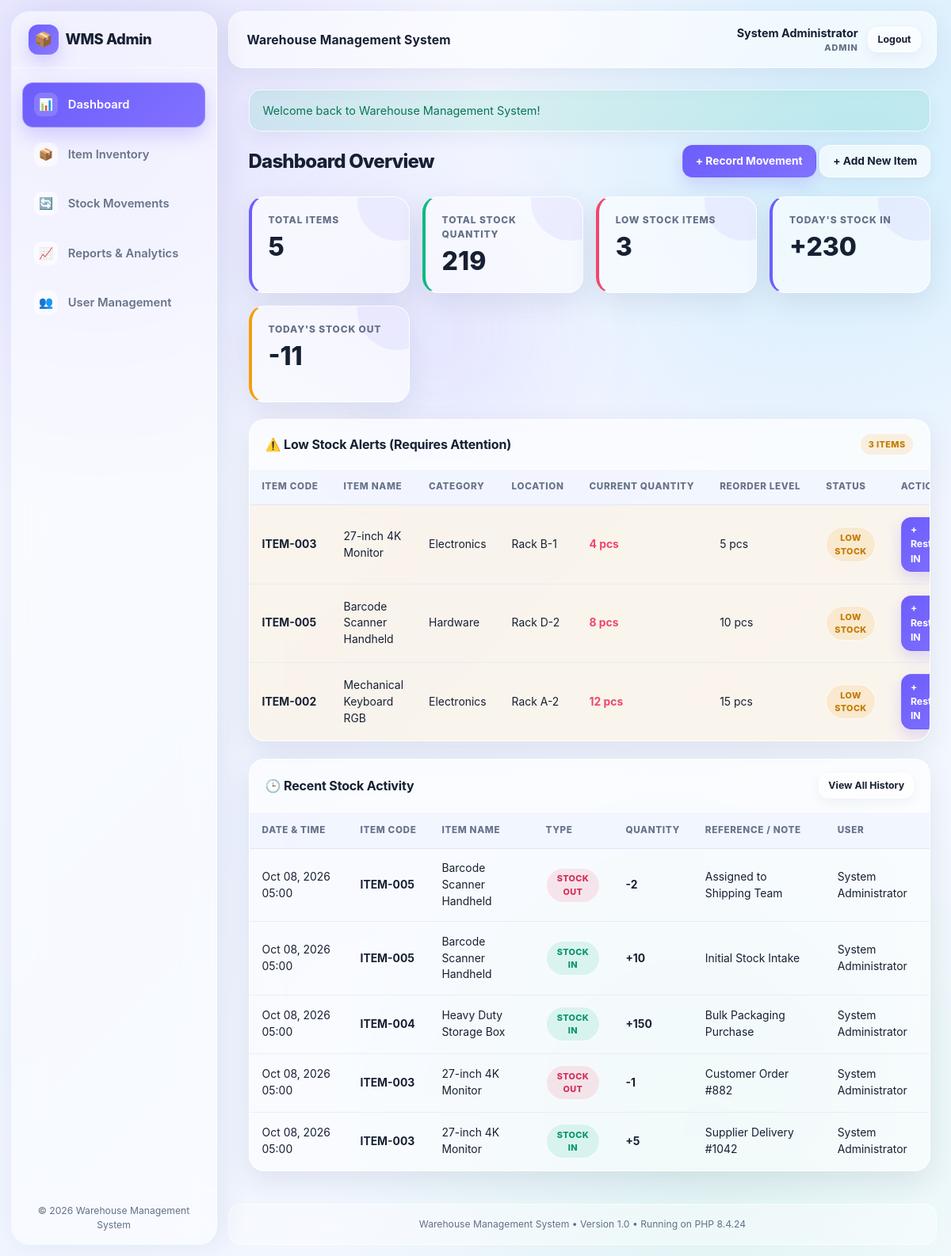
Page /admin/dashboard.php (signed in) on the committed database.
### tables this page shows
CREATE TABLE IF NOT EXISTS `users` (
  `id` INT UNSIGNED AUTO_INCREMENT PRIMARY KEY,
  `full_name` VARCHAR(100) NOT NULL,
  `username` VARCHAR(50) NOT NULL UNIQUE,
  `password_hash` VARCHAR(255) NOT NULL,
  `role` ENUM('admin', 'user') NOT NULL DEFAULT 'user',
  `is_active` TINYINT(1) NOT NULL DEFAULT 1,
  `created_at` DATETIME NOT NULL DEFAULT CURRENT_TIMESTAMP,
  `updated_at` DATETIME NOT NULL DEFAULT CURRENT_TIMESTAMP ON UPDATE CURRENT_TIMESTAMP,
  INDEX `idx_username` (`username`),
  INDEX `idx_role` (`role`)
);

CREATE TABLE IF NOT EXISTS `items` (
  `id` INT UNSIGNED AUTO_INCREMENT PRIMARY KEY,
  `item_code` VARCHAR(50) NOT NULL UNIQUE,
  `item_name` VARCHAR(150) NOT NULL,
  `category` VARCHAR(100) NOT NULL,
  `location` VARCHAR(100) NOT NULL,
  `quantity` INT NOT NULL DEFAULT 0,
  `unit` VARCHAR(20) NOT NULL DEFAULT 'pcs',
  `reorder_level` INT NOT NULL DEFAULT 5,
  `created_at` DATETIME NOT NULL DEFAULT CURRENT_TIMESTAMP,
  `updated_at` DATETIME NOT NULL DEFAULT CURRENT_TIMESTAMP ON UPDATE CURRENT_TIMESTAMP,
  CONSTRAINT `chk_quantity_nonnegative` CHECK (`quantity` >= 0),
  CONSTRAINT `chk_reorder_nonnegative` CHECK (`reorder_level` >= 0),
  INDEX `idx_item_code` (`item_code`),
  INDEX `idx_item_name` (`item_name`),
  INDEX `idx_category` (`category`),
  INDEX `idx_location` (`location`)
);

CREATE TABLE IF NOT EXISTS `stock_movements` (
  `id` INT UNSIGNED AUTO_INCREMENT PRIMARY KEY,
  `item_id` INT UNSIGNED NOT NULL,
  `movement_type` ENUM('IN', 'OUT') NOT NULL,
  `quantity` INT NOT NULL,
  `movement_date` DATETIME NOT NULL DEFAULT CURRENT_TIMESTAMP,
  `reference_note` VARCHAR(255) DEFAULT NULL,
  `created_by` INT UNSIGNED NOT NULL,
  `created_at` DATETIME NOT NULL DEFAULT CURRENT_TIMESTAMP,
  CONSTRAINT `fk_movements_item` FOREIGN KEY (`item_id`) REFERENCES `items` (`id`) ON DELETE RESTRICT ON UPDATE CASCADE,
  CONSTRAINT `fk_movements_user` FOREIGN KEY (`created_by`) REFERENCES `users` (`id`) ON DELETE RESTRICT ON UPDATE CASCADE,
  CONSTRAINT `chk_movement_quantity_positive` CHECK (`quantity` > 0),
  INDEX `idx_item_id` (`item_id`),
  INDEX `idx_movement_type` (`movement_type`),
  INDEX `idx_movement_date` (`movement_date`),
  INDEX `idx_created_by` (`created_by`)
);

### includes/functions.php (called while the page is built, shortened)
<?php
function e(?string $value): string {
    return htmlspecialchars($value ?? '', ENT_QUOTES | ENT_SUBSTITUTE, 'UTF-8');
}
function url(string $path = ''): string {
    $cleanPath = '/' . ltrim($path, '/');
    return BASE_PATH . $cleanPath;
}
function get_flash_messages(): array {
    $messages = $_SESSION['flash_messages'] ?? [];
    return $messages;
}
function format_number(int $number): string {
    return number_format($number);
}
function format_datetime(?string $datetime): string {
    return date('M d, Y H:i', strtotime($datetime));
}

### includes/auth.php (called while the page is built, shortened)
<?php
require_once __DIR__ . '/functions.php';
function is_logged_in(): bool {
    return isset($_SESSION['user_id']) && !empty($_SESSION['user_id']);
}
function current_user(): ?array {
    return [
        'id'        => $_SESSION['user_id'],
        'full_name' => $_SESSION['user_fullname'] ?? '',
        'username'  => $_SESSION['user_username'] ?? '',
        'role'      => $_SESSION['user_role'] ?? ''
    ];
}

### admin/dashboard.php (the view, shortened to what this page needs)
<?php
$pdo = getDBConnection();
$totalItemsStmt = $pdo->query('SELECT COUNT(*) FROM items');
$totalItems = (int)$totalItemsStmt->fetchColumn();
$totalStockStmt = $pdo->query('SELECT COALESCE(SUM(quantity), 0) FROM items');
$totalStock = (int)$totalStockStmt->fetchColumn();
$lowStockCountStmt = $pdo->query('SELECT COUNT(*) FROM items WHERE quantity <= reorder_level');
$lowStockCount = (int)$lowStockCountStmt->fetchColumn();
$today = date('Y-m-d');
$todayInStmt = $pdo->prepare("SELECT COALESCE(SUM(quantity), 0) FROM stock_movements WHERE movement_type = 'IN' AND DATE(movement_date) = :today");
$todayInStmt->execute(['today' => $today]);
$todayIn = (int)$todayInStmt->fetchColumn();
$todayOutStmt = $pdo->prepare("SELECT COALESCE(SUM(quantity), 0) FROM stock_movements WHERE movement_type = 'OUT' AND DATE(movement_date) = :today");
$todayOutStmt->execute(['today' => $today]);
$todayOut = (int)$todayOutStmt->fetchColumn();
$lowStockStmt = $pdo->query('SELECT id, item_code, item_name, category, location, quantity, unit, reorder_level FROM items WHERE quantity <= reorder_level ORDER BY quantity ASC');
$lowStockItems = $lowStockStmt->fetchAll();
$recentMovementsStmt = $pdo->query('
    SELECT sm.id, sm.movement_type, sm.quantity, sm.movement_date, sm.reference_note, i.item_code, i.item_name, u.full_name as user_name
    FROM stock_movements sm
    JOIN items i ON sm.item_id = i.id
    JOIN users u ON sm.created_by = u.id
    ORDER BY sm.movement_date DESC, sm.id DESC
    LIMIT 5
');
$recentMovements = $recentMovementsStmt->fetchAll();
require_once __DIR__ . '/../includes/header.php';
?>
<div class="page-header">
    <h1 class="page-title">Dashboard Overview</h1>
    <div>
        <a href="<?= url('admin/movements.php') ?>" class="btn btn-primary">+ Record Movement</a>
        <a href="<?= url('admin/items.php') ?>" class="btn btn-secondary">+ Add New Item</a>
    </div>
</div>
<div class="stats-grid">
    <div class="stat-card info">
        <div class="stat-label">Total Items</div>
        <div class="stat-value"><?= format_number($totalItems) ?></div>
    </div>
    <div class="stat-card success">
        <div class="stat-label">Total Stock Quantity</div>
        <div class="stat-value"><?= format_number($totalStock) ?></div>
    </div>
    <div class="stat-card <?= $lowStockCount > 0 ? 'danger' : 'success' ?>">
        <div class="stat-label">Low Stock Items</div>
        <div class="stat-value"><?= format_number($lowStockCount) ?></div>
    </div>
    <div class="stat-card info">
        <div class="stat-label">Today's Stock IN</div>
        <div class="stat-value">+<?= format_number($todayIn) ?></div>
    </div>
    <div class="stat-card warning">
        <div class="stat-label">Today's Stock OUT</div>
        <div class="stat-value">-<?= format_number($todayOut) ?></div>
    </div>
</div>
<div class="card">
    <div class="card-header">
        <h2 class="card-title">⚠️ Low Stock Alerts (Requires Attention)</h2>
        <span class="badge badge-warning"><?= count($lowStockItems) ?> Items</span>
    </div>
    <div class="card-body" style="padding: 0;">
        <?php if (empty($lowStockItems)): ?>
            <div style="padding: 1.5rem; text-align: center; color: var(--text-muted);">
                🎉 All stock levels are currently healthy! No items are at or below reorder level.
            </div>
        <?php else: ?>
            <div class="table-responsive">
                <table class="table">
                    <thead>
                        <tr>
                            <th>Item Code</th>
                            <th>Item Name</th>
                            <th>Category</th>
                            <th>Location</th>
                            <th>Current Quantity</th>
                            <th>Reorder Level</th>
                            <th>Status</th>
                            <th>Action</th>
                        </tr>
                    </thead>
                    <tbody>
                        <?php foreach ($lowStockItems as $item): ?>
                            <tr class="table-row-warning">
                                <td><strong><?= e($item['item_code']) ?></strong></td>
                                <td><?= e($item['item_name']) ?></td>
                                <td><?= e($item['category']) ?></td>
                                <td><?= e($item['location']) ?></td>
                                <td>
                                    <strong class="text-danger" style="color: var(--danger-color);">
                                        <?= e((string)$item['quantity']) ?> <?= e($item['unit']) ?>
                                    </strong>
                                </td>
                                <td><?= e((string)$item['reorder_level']) ?> <?= e($item['unit']) ?></td>
                                <td>
                                    <?php if ($item['quantity'] == 0): ?>
                                        <span class="badge badge-danger">Out of Stock</span>
                                    <?php else: ?>
                                        <span class="badge badge-warning">Low Stock</span>
                                    <?php endif; ?>
                                </td>
                                <td>
                                    <a href="<?= url('admin/movements.php?item_id=' . $item['id']) ?>" class="btn btn-primary btn-sm">
                                        + Restock IN
                                    </a>
                                </td>
                            </tr>
                        <?php endforeach; ?>
                    </tbody>
                </table>
            </div>
        <?php endif; ?>
    </div>
</div>
<div class="card">
    <div class="card-header">
        <h2 class="card-title">🕒 Recent Stock Activity</h2>
        <a href="<?= url('admin/movements.php') ?>" class="btn btn-secondary btn-sm">View All History</a>
    </div>
    <div class="card-body" style="padding: 0;">
        <div class="table-responsive">
            <table class="table">
                <thead>
                    <tr>
                        <th>Date & Time</th>
                        <th>Item Code</th>
                        <th>Item Name</th>
                        <th>Type</th>
                        <th>Quantity</th>
                        <th>Reference / Note</th>
                        <th>User</th>
                    </tr>
                </thead>
                <tbody>
                    <?php if (empty($recentMovements)): ?>
                        <tr>
                            <td colspan="7" style="text-align: center; padding: 1.5rem; color: var(--text-muted);">
                                No recent stock movements found.
                            </td>
                        </tr>
                    <?php else: ?>
                        <?php foreach ($recentMovements as $mov): ?>
                            <tr>
                                <td><?= format_datetime($mov['movement_date']) ?></td>
                                <td><strong><?= e($mov['item_code']) ?></strong></td>
                                <td><?= e($mov['item_name']) ?></td>
                                <td>
                                    <?php if ($mov['movement_type'] === 'IN'): ?>
                                        <span class="badge badge-success">STOCK IN</span>
                                    <?php else: ?>
                                        <span class="badge badge-danger">STOCK OUT</span>
                                    <?php endif; ?>
                                </td>
                                <td>
                                    <strong>
                                        <?= $mov['movement_type'] === 'IN' ? '+' : '-' ?><?= format_number((int)$mov['quantity']) ?>
                                    </strong>
                                </td>
                                <td><?= e($mov['reference_note'] ?: '-') ?></td>
                                <td><?= e($mov['user_name']) ?></td>
                            </tr>
                        <?php endforeach; ?>
                    <?php endif; ?>
                </tbody>
            </table>
        </div>
    </div>
</div>
<?php require_once __DIR__ . '/../includes/footer.php'; ?>

### includes/header.php (shortened to what this page needs)
<?php
$currentUser = current_user();
?>
<!DOCTYPE html>
<html lang="en">
<head>
    <link rel="stylesheet" href="<?= url('assets/css/style.css') ?>">
</head>
<body>
<div class="app-container">
<?php
if (is_logged_in()) {
    require_once __DIR__ . '/nav.php';
}
?>
<div class="main-wrapper">
<?php if (is_logged_in()): ?>
    <header class="top-header">
        <div class="header-title-area">
            <strong><?= e(APP_NAME) ?></strong>
        </div>
        <div class="user-profile">
            <div class="user-info">
                <div class="user-name"><?= e($currentUser['full_name']) ?></div>
                <div class="user-role"><?= e($currentUser['role']) ?></div>
            </div>
            <a href="<?= url('logout.php') ?>" class="btn btn-secondary btn-sm" title="Sign out">
                Logout
            </a>
        </div>
    </header>
<?php endif; ?>
<main class="content-area">
<?php
$flashMessages = get_flash_messages();
foreach ($flashMessages as $msg): ?>
    <div class="alert alert-<?= e($msg['type']) ?>">
        <span><?= e($message = $msg['message']) ?></span>
    </div>
<?php endforeach; ?>

### includes/nav.php (shortened to what this page needs)
<?php
$user = current_user();
$role = $user['role'] ?? 'user';
$currentScript = $_SERVER['SCRIPT_NAME'] ?? '';
?>
<aside class="sidebar" id="appSidebar">
    <div class="sidebar-header">
        <div class="sidebar-brand">
            <span>📦</span> <?= $role === 'admin' ? 'WMS Admin' : 'WMS User' ?>
        </div>
    </div>
    <ul class="sidebar-menu">
        <?php if ($role === 'admin'): ?>
            <li>
                <a href="<?= url('admin/dashboard.php') ?>" class="sidebar-link <?= str_contains($currentScript, 'admin/dashboard.php') ? 'active' : '' ?>">
                    <span>📊</span> Dashboard
                </a>
            </li>
            <li>
                <a href="<?= url('admin/items.php') ?>" class="sidebar-link <?= str_contains($currentScript, 'admin/items.php') ? 'active' : '' ?>">
                    <span>📦</span> Item Inventory
                </a>
            </li>
            <li>
                <a href="<?= url('admin/movements.php') ?>" class="sidebar-link <?= str_contains($currentScript, 'admin/movements.php') ? 'active' : '' ?>">
                    <span>🔄</span> Stock Movements
                </a>
            </li>
            <li>
                <a href="<?= url('admin/reports.php') ?>" class="sidebar-link <?= str_contains($currentScript, 'admin/reports.php') ? 'active' : '' ?>">
                    <span>📈</span> Reports & Analytics
                </a>
            </li>
            <li>
                <a href="<?= url('admin/users.php') ?>" class="sidebar-link <?= str_contains($currentScript, 'admin/users.php') ? 'active' : '' ?>">
                    <span>👥</span> User Management
                </a>
            </li>
        <?php endif; ?>
    </ul>
    <div class="sidebar-footer">
        <p>&copy; <?= date('Y') ?> Warehouse Management System</p>
    </div>
</aside>

### includes/footer.php (shortened to what this page needs)
</main>
<?php if (is_logged_in()): ?>
<footer class="footer">
    <p>Warehouse Management System &bull; Version 1.0 &bull; Running on PHP <?= PHP_VERSION ?></p>
</footer>
<?php endif; ?>
</div>
</div>
</body>
</html>

### rows in the picture
users: full_name "System Administrator"
items: item_code "ITEM-003", item_name "27-inch 4K Monitor", category "Electronics", location "Rack B-1", quantity "4", unit "pcs", reorder_level "5", shows "LOW STOCK"
items: item_code "ITEM-005", item_name "Barcode Scanner Handheld", category "Hardware", location "Rack D-2", quantity "8", unit "pcs", reorder_level "10", shows "LOW STOCK"
items: item_code "ITEM-002", item_name "Mechanical Keyboard RGB", category "Electronics", location "Rack A-2", quantity "12", unit "pcs", reorder_level "15", shows "LOW STOCK"
stock_movements: movement_date "Oct 08, 2026 05:00", item.item_code "ITEM-005", item.item_name "Barcode Scanner Handheld", movement_type "STOCK OUT", quantity "2", reference_note "Assigned to Shipping Team", created_by.full_name "System Administrator"
stock_movements: movement_date "Oct 08, 2026 05:00", item.item_code "ITEM-005", item.item_name "Barcode Scanner Handheld", movement_type "STOCK IN", quantity "10", reference_note "Initial Stock Intake", created_by.full_name "System Administrator"
stock_movements: movement_date "Oct 08, 2026 05:00", item.item_code "ITEM-004", item.item_name "Heavy Duty Storage Box", movement_type "STOCK IN", quantity "150", reference_note "Bulk Packaging Purchase", created_by.full_name "System Administrator"
stock_movements: movement_date "Oct 08, 2026 05:00", item.item_code "ITEM-003", item.item_name "27-inch 4K Monitor", movement_type "STOCK OUT", quantity "1", reference_note "Customer Order #882", created_by.full_name "System Administrator"
stock_movements: movement_date "Oct 08, 2026 05:00", item.item_code "ITEM-003", item.item_name "27-inch 4K Monitor", movement_type "STOCK IN", quantity "5", reference_note "Supplier Delivery #1042", created_by.full_name "System Administrator"

### other values in the picture
APP_NAME "Warehouse Management System"
$currentUser['role'] "ADMIN"
$message = $msg['message'] "Welcome back to Warehouse Management System!"
format_number($totalItems) "5"
format_number($totalStock) "219"
format_number($lowStockCount) "3"
format_number($todayIn) "230"
format_number($todayOut) "11"
count($lowStockItems) "3"
PHP_VERSION "8.4.24"
